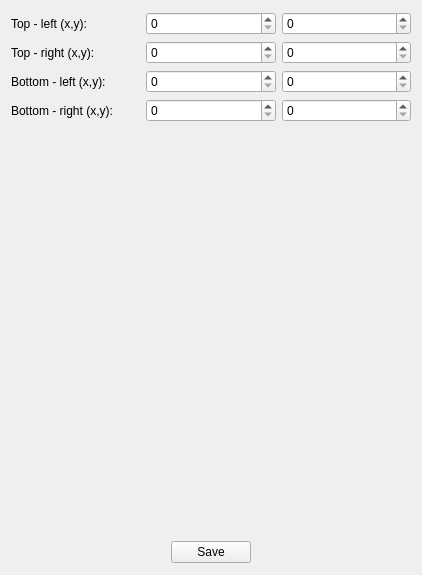
<?xml version="1.0" encoding="UTF-8"?>
<ui version="4.0">
 <class>MainWindow</class>
 <widget class="QMainWindow" name="MainWindow">
  <property name="geometry">
   <rect>
    <x>0</x>
    <y>0</y>
    <width>422</width>
    <height>575</height>
   </rect>
  </property>
  <property name="windowTitle">
   <string>Configurator</string>
  </property>
  <widget class="QWidget" name="centralWidget">
   <layout class="QVBoxLayout" name="verticalLayout_2">
    <item>
     <layout class="QHBoxLayout" name="horizontalLayout">
      <item>
       <layout class="QVBoxLayout" name="verticalLayout">
        <item>
         <layout class="QGridLayout" name="gridLayout">
          <item row="3" column="0">
           <widget class="QLabel" name="label_4">
            <property name="text">
             <string>Bottom - right (x,y):</string>
            </property>
           </widget>
          </item>
          <item row="0" column="2">
           <widget class="QSpinBox" name="TLy">
            <property name="maximum">
             <number>99999</number>
            </property>
           </widget>
          </item>
          <item row="1" column="2">
           <widget class="QSpinBox" name="TRy">
            <property name="maximum">
             <number>99999</number>
            </property>
            <property name="value">
             <number>0</number>
            </property>
           </widget>
          </item>
          <item row="3" column="1">
           <widget class="QSpinBox" name="BRx">
            <property name="maximum">
             <number>99999</number>
            </property>
            <property name="value">
             <number>0</number>
            </property>
           </widget>
          </item>
          <item row="0" column="1">
           <widget class="QSpinBox" name="TLx">
            <property name="maximum">
             <number>99999</number>
            </property>
           </widget>
          </item>
          <item row="2" column="0">
           <widget class="QLabel" name="label_3">
            <property name="text">
             <string>Bottom - left (x,y):</string>
            </property>
           </widget>
          </item>
          <item row="3" column="2">
           <widget class="QSpinBox" name="BRy">
            <property name="maximum">
             <number>99999</number>
            </property>
            <property name="value">
             <number>0</number>
            </property>
           </widget>
          </item>
          <item row="2" column="2">
           <widget class="QSpinBox" name="BLy">
            <property name="maximum">
             <number>99999</number>
            </property>
           </widget>
          </item>
          <item row="2" column="1">
           <widget class="QSpinBox" name="BLx">
            <property name="maximum">
             <number>99999</number>
            </property>
            <property name="value">
             <number>0</number>
            </property>
           </widget>
          </item>
          <item row="1" column="1">
           <widget class="QSpinBox" name="TRx">
            <property name="maximum">
             <number>99999</number>
            </property>
           </widget>
          </item>
          <item row="0" column="0">
           <widget class="QLabel" name="label">
            <property name="text">
             <string>Top - left (x,y):</string>
            </property>
           </widget>
          </item>
          <item row="1" column="0">
           <widget class="QLabel" name="label_2">
            <property name="text">
             <string>Top - right (x,y):</string>
            </property>
           </widget>
          </item>
         </layout>
        </item>
        <item>
         <widget class="QLabel" name="sourceImageDisplay">
          <property name="minimumSize">
           <size>
            <width>400</width>
            <height>200</height>
           </size>
          </property>
          <property name="maximumSize">
           <size>
            <width>400</width>
            <height>200</height>
           </size>
          </property>
          <property name="text">
           <string/>
          </property>
         </widget>
        </item>
        <item>
         <widget class="QLabel" name="targetImageDisplay">
          <property name="minimumSize">
           <size>
            <width>400</width>
            <height>200</height>
           </size>
          </property>
          <property name="maximumSize">
           <size>
            <width>400</width>
            <height>200</height>
           </size>
          </property>
          <property name="text">
           <string/>
          </property>
         </widget>
        </item>
       </layout>
      </item>
     </layout>
    </item>
    <item>
     <layout class="QHBoxLayout" name="horizontalLayout_2">
      <property name="spacing">
       <number>6</number>
      </property>
      <item>
       <spacer name="horizontalSpacer">
        <property name="orientation">
         <enum>Qt::Horizontal</enum>
        </property>
        <property name="sizeHint" stdset="0">
         <size>
          <width>40</width>
          <height>20</height>
         </size>
        </property>
       </spacer>
      </item>
      <item>
       <widget class="QPushButton" name="pushButton">
        <property name="text">
         <string>Save</string>
        </property>
       </widget>
      </item>
      <item>
       <spacer name="horizontalSpacer_2">
        <property name="orientation">
         <enum>Qt::Horizontal</enum>
        </property>
        <property name="sizeHint" stdset="0">
         <size>
          <width>40</width>
          <height>20</height>
         </size>
        </property>
       </spacer>
      </item>
     </layout>
    </item>
   </layout>
  </widget>
 </widget>
 <layoutdefault spacing="6" margin="11"/>
 <resources/>
 <connections/>
</ui>
